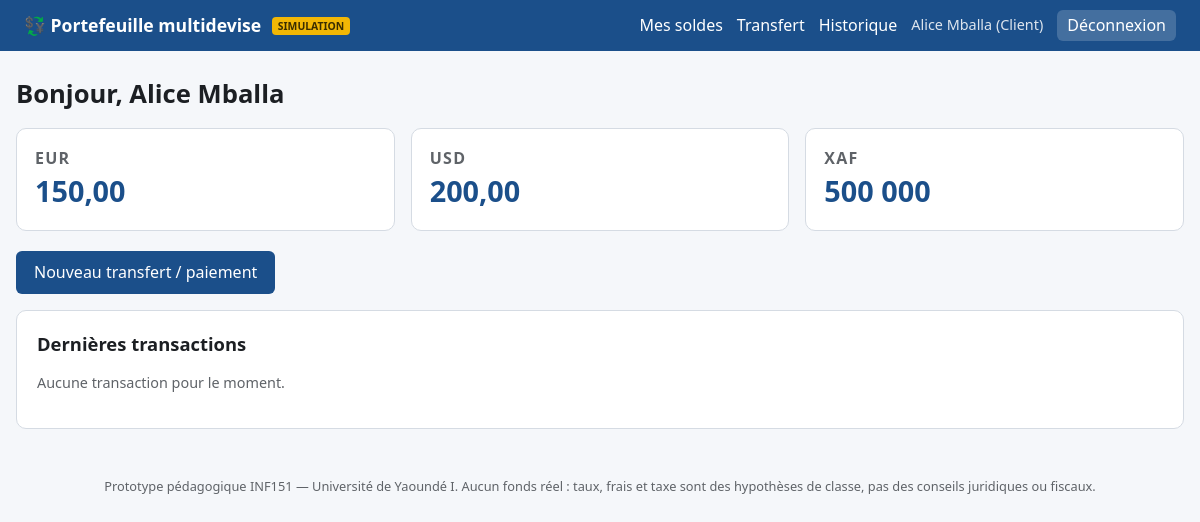
The app's page /dashboard.php (signed in) with its own data.
### tables this page shows
CREATE TABLE IF NOT EXISTS wallets (
    id       INT UNSIGNED  NOT NULL AUTO_INCREMENT,
    user_id  INT UNSIGNED  NOT NULL,
    devise   CHAR(3)       NOT NULL,
    solde    DECIMAL(18,4) NOT NULL DEFAULT 0,
    PRIMARY KEY (id),
    UNIQUE KEY uq_wallet_user_devise (user_id, devise),
    CONSTRAINT fk_wallet_user   FOREIGN KEY (user_id) REFERENCES users(id),
    CONSTRAINT fk_wallet_devise FOREIGN KEY (devise)  REFERENCES devises(code),
    CONSTRAINT chk_wallet_solde_positif CHECK (solde >= 0)
);

CREATE TABLE IF NOT EXISTS devises (
    code      CHAR(3)      NOT NULL,
    nom       VARCHAR(60)  NOT NULL,
    decimales TINYINT      NOT NULL DEFAULT 2,
    PRIMARY KEY (code),
    CONSTRAINT chk_devises_decimales CHECK (decimales BETWEEN 0 AND 4)
);

### src/Auth.php (called while the page is built, shortened)
<?php
final class Auth
{
    public static function utilisateur(): ?array
    {
        return $_SESSION['user'] ?? null;
    }
    public static function exiger(string ...$roles): array
    {
        $u = self::utilisateur();
        return $u;
    }
}

### bootstrap.php (called while the page is built, shortened)
<?php
spl_autoload_register(static function (string $classe): void {
    $fichier = __DIR__ . '/src/' . $classe . '.php';
});
function e(mixed $valeur): string
{
    return htmlspecialchars((string) $valeur, ENT_QUOTES, 'UTF-8');
}

### src/UserService.php (called while the page is built, shortened)
<?php
final class UserService
{
    public function soldes(int $userId): array
    {
        $st = $this->pdo->prepare(
            'SELECT w.devise, w.solde, d.decimales FROM wallets w
             JOIN devises d ON d.code = w.devise WHERE w.user_id = ? ORDER BY w.devise'
        );
        $st->execute([$userId]);
        return $st->fetchAll();
    }
}

### src/Money.php (called while the page is built, shortened)
<?php
final class Money
{
    public static function arrondir(string $valeur, int $decimales): string
    {
        $negatif = bccomp($valeur, '0', self::SCALE) < 0;
        $abs = $negatif ? ltrim($valeur, '-') : $valeur;
        $demi = $decimales === 0 ? '0.5' : '0.' . str_repeat('0', $decimales) . '5';
        $resultat = bcadd($abs, $demi, $decimales);
        return $resultat;
    }
    public static function formater(string $valeur, int $decimales): string
    {
        $r = self::arrondir($valeur, $decimales);
        $negatif = $r[0] === '-';
        $parties = explode('.', $r, 2);
        $entier = strrev(implode(' ', str_split(strrev($parties[0]), 3)));
        return ($negatif ? '-' : '') . $entier . ($decimales > 0 ? ',' . ($parties[1] ?? '') : '');
    }
}

### src/TransactionRepository.php (called while the page is built, shortened)
<?php
final class TransactionRepository
{
    public function historique(int $userId, bool $tout = false, int $limite = 200): array
    {
        $limite = max(1, min(1000, $limite));
        $st = $this->pdo->prepare(
            self::SELECT . " WHERE t.expediteur_id = ? OR t.destinataire_id = ?
                             ORDER BY t.created_at DESC, t.id DESC LIMIT {$limite}"
        );
        $st->execute([$userId, $userId]);
        return $st->fetchAll();
    }
}

### dashboard.php (the view, shortened to what this page needs)
<?php
require_once __DIR__ . '/bootstrap.php';
$user = Auth::exiger();
$soldes = (new UserService($pdo))->soldes($user['id']);
$recent = (new TransactionRepository($pdo))->historique($user['id'], $user['role'] === 'administrateur', 5);
require __DIR__ . '/includes/header.php';
?>
<h1>Bonjour, <?= e($user['nom']) ?></h1>
<section class="wallets">
    <?php foreach ($soldes as $w): ?>
        <div class="wallet">
            <span class="devise"><?= e($w['devise']) ?></span>
            <span class="solde"><?= e(Money::formater($w['solde'], (int) $w['decimales'])) ?></span>
        </div>
    <?php endforeach; ?>
</section>
<?php if ($user['role'] !== 'administrateur'): ?>
    <p><a class="btn" href="transfert.php">
        <?= $user['role'] === 'commercant' ? 'Envoyer de l\'argent' : 'Nouveau transfert / paiement' ?></a></p>
<?php else: ?>
    <p><a class="btn" href="admin_taux.php">Gérer les taux</a> <a class="btn secondary" href="rapports.php">Voir les rapports</a></p>
<?php endif; ?>
<section class="card">
    <h2>Dernières transactions</h2>
    <?php if (!$recent): ?>
        <p class="muted">Aucune transaction pour le moment.</p>
    <?php endif; ?>
</section>
<?php require __DIR__ . '/includes/footer.php'; ?>

### assets/style.css (style rules this page uses)
:root { --bleu: #1b4f8a; --bleu-clair: #e8f0fa; --vert: #1f7a45; --rouge: #b3261e; --gris: #5f6368; --bord: #d5dbe3; --fond: #f5f7fa; }
* { box-sizing: border-box; }
body { margin: 0; font-family: system-ui, "Segoe UI", Arial, sans-serif; background: var(--fond); color: #1c1f23; line-height: 1.45; }
h1 { margin: 0 0 16px; font-size: 1.6rem; }
h2 { margin: 0 0 12px; font-size: 1.15rem; }
.card { background: #fff; border: 1px solid var(--bord); border-radius: 10px; padding: 20px; margin-bottom: 20px; overflow-x: auto; }
button, .btn { display: inline-block; background: var(--bleu); color: #fff; border: 0; padding: 10px 18px; border-radius: 6px; font-size: 1rem; cursor: pointer; text-decoration: none; }
.wallets { display: flex; gap: 16px; flex-wrap: wrap; margin-bottom: 20px; }
.wallet { flex: 1 1 200px; background: #fff; border: 1px solid var(--bord); border-radius: 10px; padding: 18px; display: flex; flex-direction: column; }
.wallet .devise { color: var(--gris); font-weight: 700; letter-spacing: .08em; }
.wallet .solde { font-size: 1.8rem; font-weight: 700; color: var(--bleu); font-variant-numeric: tabular-nums; }
.muted { color: var(--gris); font-size: .9rem; }

### records on screen
wallets: devise "EUR", solde.decimales "150,00"
wallets: devise "USD", solde.decimales "200,00"
wallets: devise "XAF", solde.decimales "500 000"

### other values on screen
$user['nom'] "Alice Mballa"
libelle_role($user['role']) "Client"
